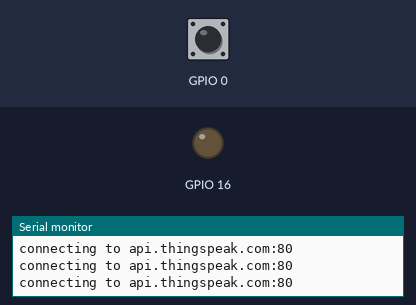
Bench run of a sketch on a simulated ESP8266 (NodeMCU). Shown: output pins drawn as LEDs (lit = HIGH), the last lines printed to the serial monitor. The test bench sets the inputs (shaded band); at power-on: GPIO 0 HIGH. WiFi joins after 1.5 s; servers stay silent unless stated.

Above: at 2.7 s.
2.8 s: GPIO 0 pulsed LOW 2 times (0.12 s each, 0.3 s apart)
At 3.9 s:
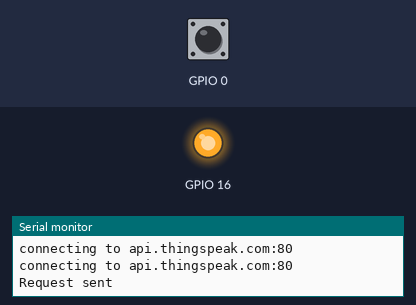
Timing chart, 0 to 5.8 s (numbered marks = the images above; inputs shaded):
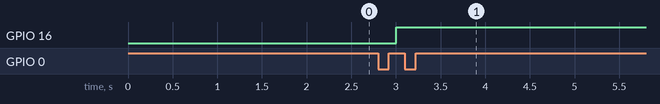

Measured:
- after the input at 2.8 s, GPIO 16: LOW → HIGH after 0.21 s

The sketch:

gui_du_lieu_thingspeak_2.ino
```cpp
#include <ESP8266WiFi.h>
String APIWriteKey = "PZFDC8J0AFKCLST8";
String ssid = "IoT-Research";
String password = "Tapit168";

String host = "api.thingspeak.com";
const int port = 80;
byte value = 0;


void setup() {
  pinMode(16, OUTPUT);
  pinMode(0, INPUT);
  Serial.begin(115200);
  Serial.println();
  Serial.print("connecting to ");
  Serial.println(ssid);
  WiFi.mode(WIFI_STA);
  WiFi.begin(ssid, password);
  while (WiFi.status() != WL_CONNECTED) {
    delay(500);
    Serial.print(".");
  }
  Serial.println("");
  Serial.println("WiFi connected");
  Serial.println("IP address: ");
  Serial.println(WiFi.localIP());
}

void loop() {
  Serial.print("connecting to ");
  Serial.print(host);
  Serial.print(':');
  Serial.println(port);

  // Use WiFiClient class to create TCP connections
  WiFiClient client;
  if (!client.connect(host, port)) {
    Serial.println("connection failed");
    return; //tro ve ham loop
  }
  else
  {
    if (digitalRead(0) == 0)
    {
      delay(50);
      while (digitalRead(0) == 0);
      delay(50);
      if (digitalRead(16) == 1)
      {
        digitalWrite(16, 0);
        value = 1;
      }
      else
      {
        digitalWrite(16, 1);
        value = 0;
      }


      client.print("GET /update?api_key=" + APIWriteKey + "&field1=" + String(value) + " HTTP/1.1\r\n" +
                   "Host: " + host + "\r\n\r\n");
      Serial.println("Request sent");
      client.stop();

      delay(15000); // execute once every 5 minutes, don't flood remote service
    }


  }
}
```
